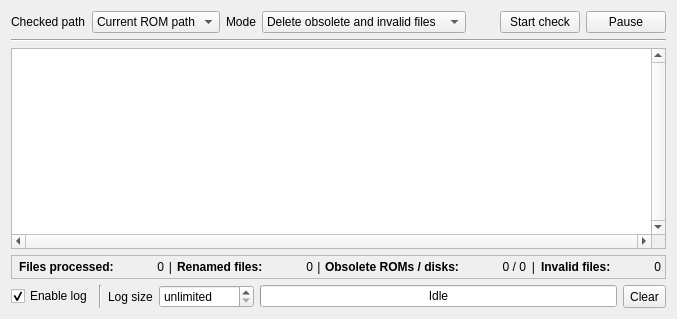
<?xml version="1.0" encoding="UTF-8"?>
<ui version="4.0">
 <class>RomPathCleaner</class>
 <widget class="QWidget" name="RomPathCleaner">
  <property name="geometry">
   <rect>
    <x>0</x>
    <y>0</y>
    <width>677</width>
    <height>319</height>
   </rect>
  </property>
  <property name="windowTitle">
   <string>ROM path cleaner</string>
  </property>
  <layout class="QGridLayout" name="gridLayout">
   <item row="0" column="1" colspan="2">
    <widget class="QComboBox" name="comboBoxCheckedPath">
     <property name="sizePolicy">
      <sizepolicy hsizetype="MinimumExpanding" vsizetype="Minimum">
       <horstretch>0</horstretch>
       <verstretch>0</verstretch>
      </sizepolicy>
     </property>
     <property name="toolTip">
      <string>Choose the path which will be checked</string>
     </property>
     <property name="sizeAdjustPolicy">
      <enum>QComboBox::AdjustToContents</enum>
     </property>
     <item>
      <property name="text">
       <string>Current ROM path</string>
      </property>
      <property name="icon">
       <iconset resource="qmc2.qrc">
        <normaloff>:/data/img/rompath.png</normaloff>:/data/img/rompath.png</iconset>
      </property>
     </item>
     <item>
      <property name="text">
       <string>Select path...</string>
      </property>
      <property name="icon">
       <iconset resource="qmc2.qrc">
        <normaloff>:/data/img/fileopen.png</normaloff>:/data/img/fileopen.png</iconset>
      </property>
     </item>
    </widget>
   </item>
   <item row="0" column="0">
    <widget class="QLabel" name="labelCheckedPath">
     <property name="text">
      <string>Checked path</string>
     </property>
    </widget>
   </item>
   <item row="0" column="6">
    <widget class="QPushButton" name="pushButtonStartStop">
     <property name="sizePolicy">
      <sizepolicy hsizetype="MinimumExpanding" vsizetype="Minimum">
       <horstretch>0</horstretch>
       <verstretch>0</verstretch>
      </sizepolicy>
     </property>
     <property name="toolTip">
      <string>Start / stop check</string>
     </property>
     <property name="text">
      <string>Start check</string>
     </property>
     <property name="icon">
      <iconset resource="qmc2.qrc">
       <normaloff>:/data/img/refresh.png</normaloff>:/data/img/refresh.png</iconset>
     </property>
    </widget>
   </item>
   <item row="0" column="5">
    <spacer name="horizontalSpacer">
     <property name="orientation">
      <enum>Qt::Horizontal</enum>
     </property>
     <property name="sizeType">
      <enum>QSizePolicy::MinimumExpanding</enum>
     </property>
     <property name="sizeHint" stdset="0">
      <size>
       <width>0</width>
       <height>20</height>
      </size>
     </property>
    </spacer>
   </item>
   <item row="0" column="3">
    <widget class="QLabel" name="labelModeSwitch">
     <property name="text">
      <string>Mode</string>
     </property>
    </widget>
   </item>
   <item row="0" column="4">
    <widget class="QComboBox" name="comboBoxModeSwitch">
     <property name="sizePolicy">
      <sizepolicy hsizetype="MinimumExpanding" vsizetype="Minimum">
       <horstretch>0</horstretch>
       <verstretch>0</verstretch>
      </sizepolicy>
     </property>
     <property name="toolTip">
      <string>Mode switch</string>
     </property>
     <item>
      <property name="text">
       <string>Delete obsolete and invalid files</string>
      </property>
     </item>
     <item>
      <property name="text">
       <string>Move files to the backup folder</string>
      </property>
     </item>
     <item>
      <property name="text">
       <string>Dry run (don't change anything)</string>
      </property>
     </item>
    </widget>
   </item>
   <item row="0" column="7">
    <widget class="QPushButton" name="pushButtonPauseResume">
     <property name="sizePolicy">
      <sizepolicy hsizetype="Minimum" vsizetype="Minimum">
       <horstretch>0</horstretch>
       <verstretch>0</verstretch>
      </sizepolicy>
     </property>
     <property name="toolTip">
      <string>Pause / resume check</string>
     </property>
     <property name="text">
      <string>Pause</string>
     </property>
     <property name="icon">
      <iconset resource="qmc2.qrc">
       <normaloff>:/data/img/time.png</normaloff>:/data/img/time.png</iconset>
     </property>
    </widget>
   </item>
   <item row="1" column="0" colspan="8">
    <widget class="Line" name="line">
     <property name="orientation">
      <enum>Qt::Horizontal</enum>
     </property>
    </widget>
   </item>
   <item row="2" column="0" colspan="8">
    <widget class="QPlainTextEdit" name="plainTextEditLog">
     <property name="verticalScrollBarPolicy">
      <enum>Qt::ScrollBarAlwaysOn</enum>
     </property>
     <property name="horizontalScrollBarPolicy">
      <enum>Qt::ScrollBarAlwaysOn</enum>
     </property>
     <property name="lineWrapMode">
      <enum>QPlainTextEdit::NoWrap</enum>
     </property>
     <property name="readOnly">
      <bool>true</bool>
     </property>
    </widget>
   </item>
   <item row="3" column="0" colspan="8">
    <widget class="QLabel" name="labelStatus">
     <property name="toolTip">
      <string>Check statistics</string>
     </property>
     <property name="frameShape">
      <enum>QFrame::StyledPanel</enum>
     </property>
     <property name="frameShadow">
      <enum>QFrame::Sunken</enum>
     </property>
     <property name="text">
      <string notr="true">&lt;table border=&quot;0&quot; cellpadding=&quot;0&quot; cellspacing=&quot;4&quot; width=&quot;100%&quot;&gt;&lt;tr&gt;
&lt;td nowrap align=&quot;left&quot;&gt;&lt;b&gt;Files processed:&lt;/b&gt;&lt;/td&gt;&lt;td nowrap align=&quot;right&quot;&gt;0&lt;/td&gt;
&lt;td nowrap align=&quot;center&quot; width=&quot;1%&quot;&gt;|&lt;/td&gt;
&lt;td nowrap align=&quot;left&quot;&gt;&lt;b&gt;Renamed files:&lt;/b&gt;&lt;/td&gt;&lt;td nowrap align=&quot;right&quot;&gt;0&lt;/td&gt;
&lt;td nowrap align=&quot;center&quot; width=&quot;1%&quot;&gt;|&lt;/td&gt;
&lt;td nowrap align=&quot;left&quot;&gt;&lt;b&gt;Obsolete ROMs / disks:&lt;/b&gt;&lt;/td&gt;&lt;td nowrap align=&quot;right&quot;&gt;0 / 0&lt;/td&gt;
&lt;td nowrap align=&quot;center&quot; width=&quot;1%&quot;&gt;|&lt;/td&gt;
&lt;td nowrap align=&quot;left&quot;&gt;&lt;b&gt;Invalid files:&lt;/b&gt;&lt;/td&gt;&lt;td nowrap align=&quot;right&quot;&gt;0&lt;/td&gt;
&lt;/tr&gt;&lt;/table&gt;</string>
     </property>
    </widget>
   </item>
   <item row="4" column="0" colspan="8">
    <layout class="QHBoxLayout" name="horizontalLayout2">
     <item>
      <widget class="QCheckBox" name="checkBoxEnableLog">
       <property name="toolTip">
        <string>Enable log output</string>
       </property>
       <property name="text">
        <string>Enable log</string>
       </property>
       <property name="checked">
        <bool>true</bool>
       </property>
      </widget>
     </item>
     <item>
      <widget class="Line" name="line_2">
       <property name="orientation">
        <enum>Qt::Vertical</enum>
       </property>
      </widget>
     </item>
     <item>
      <widget class="QLabel" name="labelMaxLogSize">
       <property name="text">
        <string>Log size</string>
       </property>
      </widget>
     </item>
     <item>
      <widget class="QSpinBox" name="spinBoxMaxLogSize">
       <property name="toolTip">
        <string>Maximum number of lines in log (0 = no limit)</string>
       </property>
       <property name="specialValueText">
        <string>unlimited</string>
       </property>
       <property name="suffix">
        <string> lines</string>
       </property>
       <property name="minimum">
        <number>0</number>
       </property>
       <property name="maximum">
        <number>999999</number>
       </property>
       <property name="singleStep">
        <number>100</number>
       </property>
       <property name="value">
        <number>0</number>
       </property>
      </widget>
     </item>
     <item>
      <widget class="QProgressBar" name="progressBar">
       <property name="toolTip">
        <string>Check progress indicator</string>
       </property>
       <property name="value">
        <number>0</number>
       </property>
       <property name="format">
        <string>Idle</string>
       </property>
      </widget>
     </item>
     <item>
      <widget class="QToolButton" name="toolButtonClear">
       <property name="sizePolicy">
        <sizepolicy hsizetype="Fixed" vsizetype="Minimum">
         <horstretch>0</horstretch>
         <verstretch>0</verstretch>
        </sizepolicy>
       </property>
       <property name="toolTip">
        <string>Clear log</string>
       </property>
       <property name="text">
        <string>Clear</string>
       </property>
      </widget>
     </item>
    </layout>
   </item>
  </layout>
 </widget>
 <tabstops>
  <tabstop>comboBoxCheckedPath</tabstop>
  <tabstop>comboBoxModeSwitch</tabstop>
  <tabstop>pushButtonStartStop</tabstop>
  <tabstop>pushButtonPauseResume</tabstop>
  <tabstop>plainTextEditLog</tabstop>
  <tabstop>checkBoxEnableLog</tabstop>
  <tabstop>spinBoxMaxLogSize</tabstop>
  <tabstop>toolButtonClear</tabstop>
 </tabstops>
 <resources>
  <include location="qmc2.qrc"/>
 </resources>
 <connections>
  <connection>
   <sender>toolButtonClear</sender>
   <signal>clicked()</signal>
   <receiver>plainTextEditLog</receiver>
   <slot>clear()</slot>
   <hints>
    <hint type="sourcelabel">
     <x>446</x>
     <y>259</y>
    </hint>
    <hint type="destinationlabel">
     <x>318</x>
     <y>140</y>
    </hint>
   </hints>
  </connection>
 </connections>
</ui>
